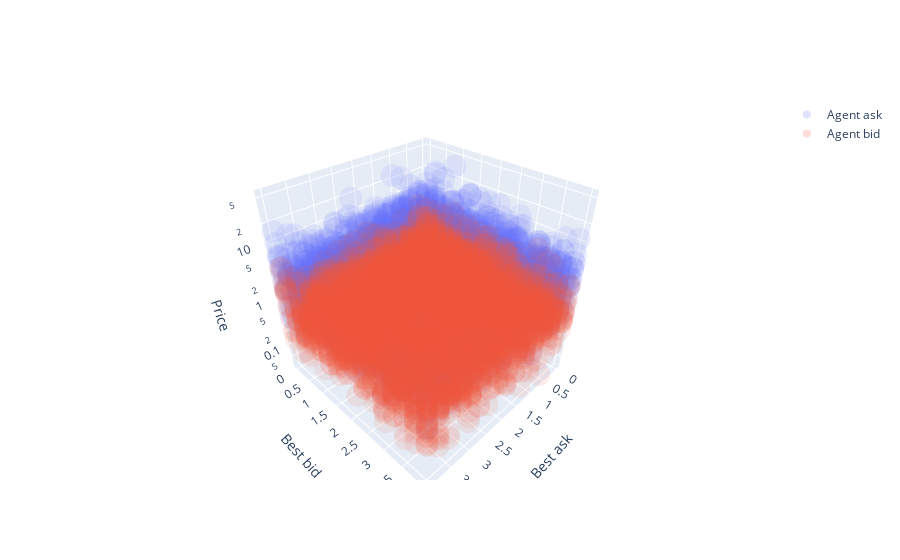

The code cell stored with this chart in its notebook:
### Code cell
decision_plot(agent)

### Figure 1 — Plotly figure (JSON) as saved in the notebook; plotly's stock layout.template omitted (floating-point values rounded to 4 significant figures; data arrays with more than 128 entries replaced by an {"elided": "..."} marker saying what was removed)
{"data": [{"marker": {"opacity": 0.1}, "mode": "markers", "name": "Agent ask", "type": "scatter3d", "x": {"elided": "4096 float values"}, "y": {"elided": "4096 float values"}, "z": {"elided": "4096 float values"}}, {"marker": {"opacity": 0.1}, "mode": "markers", "name": "Agent bid", "type": "scatter3d", "x": {"elided": "4096 float values"}, "y": {"elided": "4096 float values"}, "z": {"elided": "4096 float values"}}], "layout": {"scene": {"xaxis": {"title": {"text": "Best ask"}}, "yaxis": {"title": {"text": "Best bid"}}, "zaxis": {"title": {"text": "Price"}, "type": "log"}}}}
